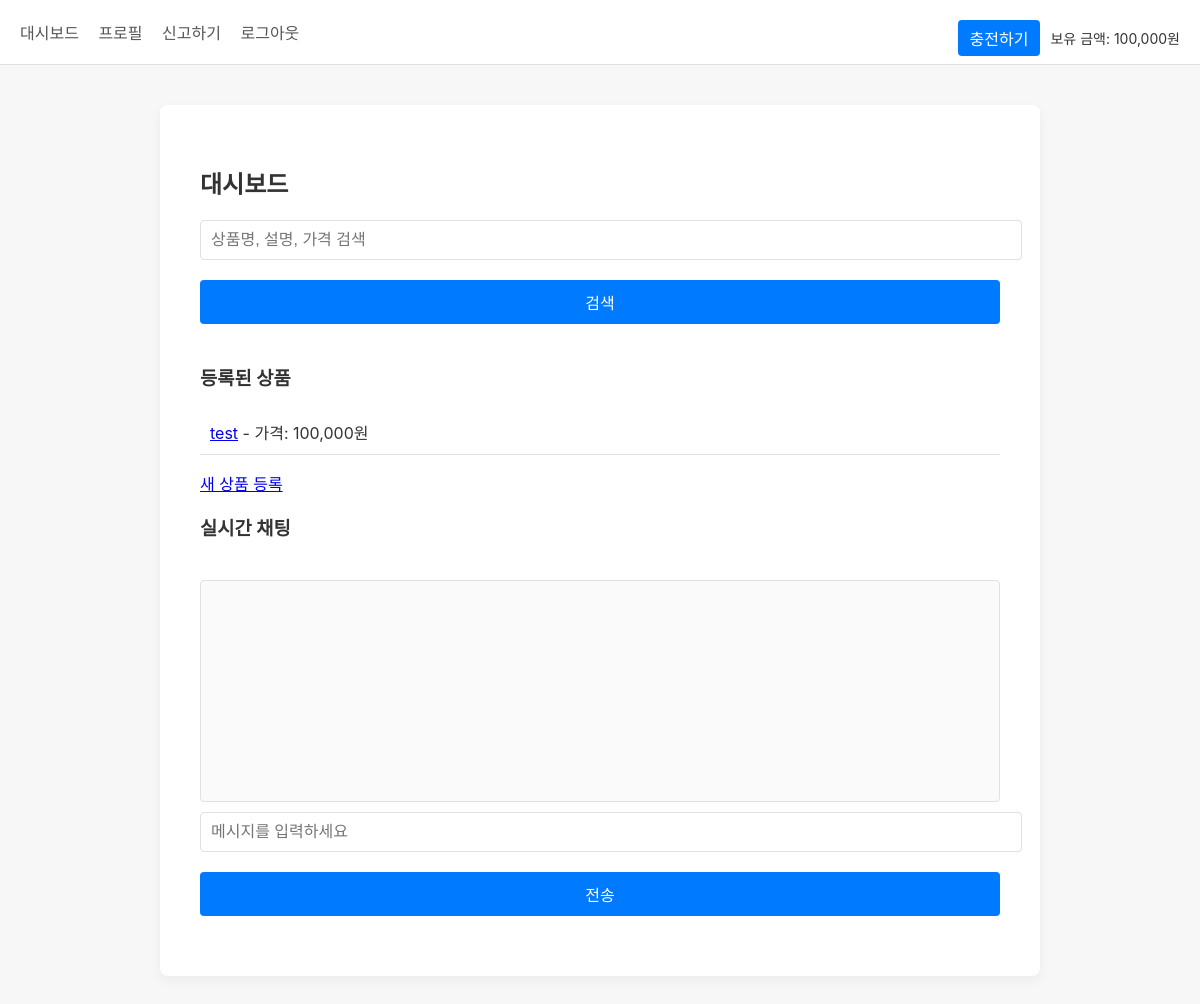
The page /dashboard (signed in) on the database as committed earlier.
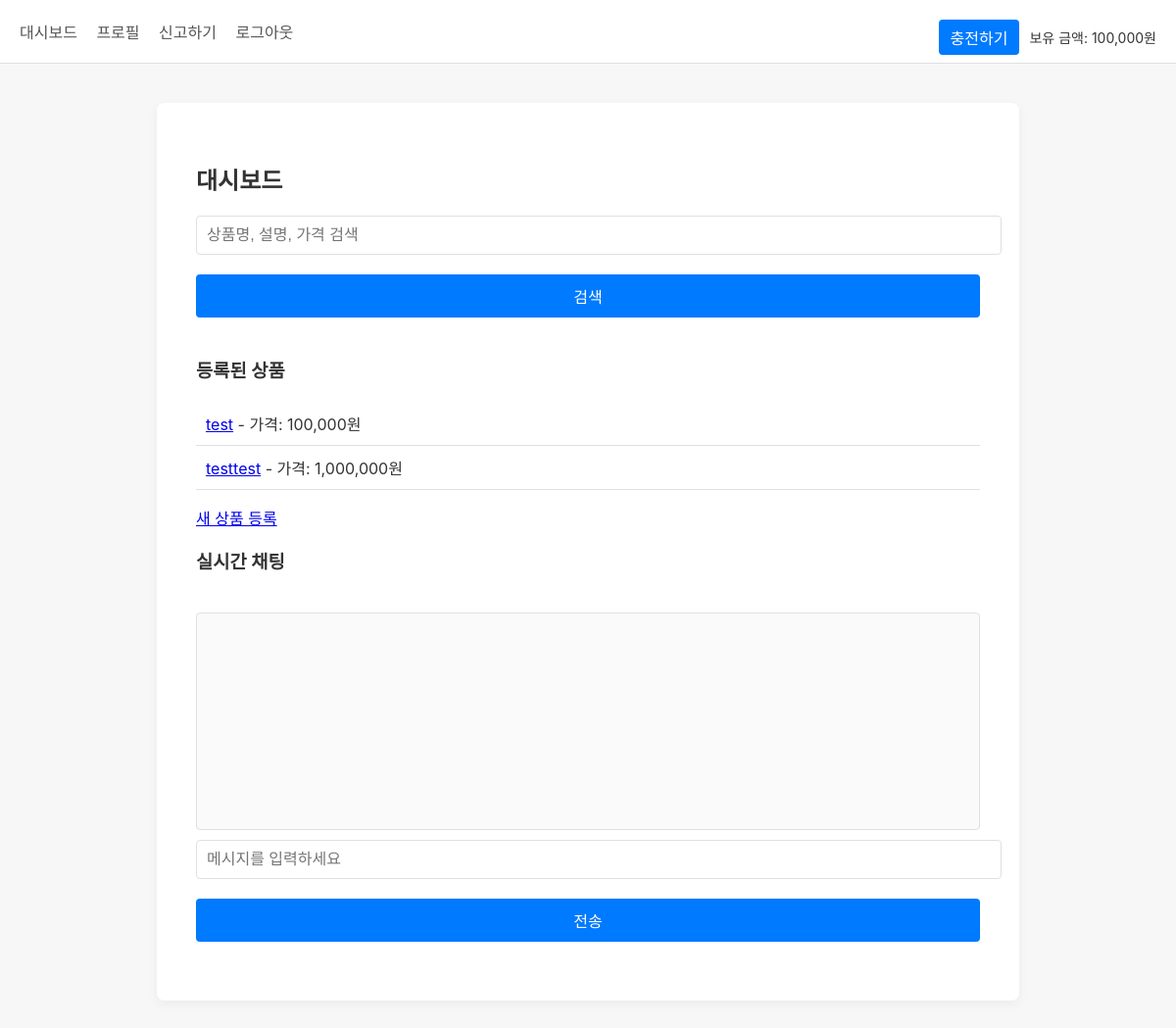
The same page on the database as committed later.
### tables this page shows
CREATE TABLE user (
                id TEXT PRIMARY KEY,
                username TEXT UNIQUE NOT NULL,
                password TEXT NOT NULL,
                bio TEXT,
                cash INTEGER DEFAULT 0,
                ban INTEGER DEFAULT 0,
                is_admin INTEGER DEFAULT 0
            );

CREATE TABLE product (
                id TEXT PRIMARY KEY,
                title TEXT NOT NULL,
                description TEXT NOT NULL,
                price TEXT NOT NULL,
                seller_id TEXT NOT NULL
            );

### app.py (the view)
@app.route('/dashboard')
def dashboard():
    if 'user_id' not in session:
        return redirect(url_for('login'))
    db = get_db()
    cursor = db.cursor()
    cursor.execute("SELECT * FROM user WHERE id = ?", (session['user_id'],))
    current_user = cursor.fetchone()
    keyword = request.args.get('word', '').strip()
    if keyword:
        like = f'%{keyword}%'
        cursor.execute("""
            SELECT product.*, user.username
            FROM product
            JOIN user ON product.seller_id = user.id
            WHERE title LIKE ?
                OR description LIKE ?
                OR price LIKE ?
                OR user.username LIKE ?
        """, (like, like, like, like))
    else:
        cursor.execute("SELECT * FROM product")  # 키워드 없으면 전체 조회
    all_products = cursor.fetchall()
    return render_template(
        'dashboard.html',
        products=all_products,  # 검색 결과 전달
        keyword=keyword  # 템플릿에서 검색어 재사용
    )

### app.py (called while the page is built)
def get_db():
    db = getattr(g, '_database', None)
    if db is None:
        db = g._database = sqlite3.connect(DATABASE)
        db.row_factory = sqlite3.Row  # 결과를 dict처럼 사용하기 위함
    return db

@app.teardown_appcontext
def close_connection(exception):
    db = getattr(g, '_database', None)
    if db is not None:
        db.close()

@app.before_request
def load_user():
    g.user = None
    if 'user_id' in session:
        db = get_db()
        cursor = db.cursor()
        cursor.execute("""
            SELECT id, username, bio, cash, ban, is_admin
            FROM user WHERE id = ?
        """, (session['user_id'],))
        g.user = cursor.fetchone()
    else:
        if request.endpoint not in ('index', 'login', 'register', 'static'):
            return redirect(url_for('login'))

@app.before_request
def load_user():
    g.user = None
    if 'user_id' in session:
        db = get_db()
        cursor = db.cursor()
        cursor.execute("""
            SELECT id, username, bio, cash, ban, is_admin
            FROM user WHERE id = ?
        """, (session['user_id'],))
        g.user = cursor.fetchone()

@app.context_processor
def inject_user():
    return dict(user=g.user)

@app.template_filter('comma')
def comma_format(value):
    try:
        return f"{int(value):,}"
    except (ValueError, TypeError):
        return value

### templates/dashboard.html (shortened to what this page needs)
{% extends "base.html" %}
{% block content %}
<h2>대시보드</h2>
<form method="get" action="{{ url_for('dashboard') }}">
  <input type="text" name="word" placeholder="상품명, 설명, 가격 검색" value="{{ keyword or '' }}">
  <button type="submit">검색</button>
</form>
<h3>등록된 상품</h3>
<ul>
  {% for product in products %}
    <li>
      <a href="{{ url_for('view_product', product_id=product.id) }}">{{ product.title }}</a>
      - 가격: {{ product.price|comma }}원
    </li>
  {% endfor %}
</ul>
<p><a href="{{ url_for('new_product') }}">새 상품 등록</a></p>
<h3>실시간 채팅</h3>
<div id="chat">
  <ul id="messages"></ul>
  <input id="chat_input" type="text" placeholder="메시지를 입력하세요">
  <button onclick="sendMessage()">전송</button>
</div>
{% endblock %}

### templates/base.html (shortened to what this page needs)
<!DOCTYPE html>
<html lang="ko">
<head>
</head>
<body>
  <nav>
    <div>
      {% if session.get('user_id') %}
        <a href="{{ url_for('dashboard') }}">대시보드</a>
        <a href="{{ url_for('profile') }}">프로필</a>
        <a href="{{ url_for('report') }}">신고하기</a>
        <a href="{{ url_for('logout') }}">로그아웃</a>
      {% else %}
        <a href="{{ url_for('login') }}">로그인</a>
        <a href="{{ url_for('register') }}">회원가입</a>
      {% endif %}
    </div>
    {% if user %}
    <div style="position: absolute; top: 20px; right: 20px; display: flex; align-items: center; gap: 10px;">
      <form action="{{ url_for('charge') }}" method="get" style="margin: 0;">
        <button type="submit" style="padding: 6px 12px; margin: 0; width: auto; background-color: #007AFF; color: white; border: none; border-radius: 4px; cursor: pointer;">
          충전하기
        </button>
      </form>
      <span style="white-space: nowrap; font-size: 14px;">보유 금액: {{ user.cash|comma }}원</span>
    </div>
    {% endif %}
  </nav>
  <div class="container">
    {% block content %}{% endblock %}
  </div>
</body>
</html>

### templates/base.html (style rules this page uses)
body { background-color: #F7F7F7; font-family: -apple-system, BlinkMacSystemFont, "Segoe UI", Roboto, Helvetica, Arial, sans-serif; margin: 0; padding: 0; color: #333; }
nav { background-color: #fff; padding: 20px; border-bottom: 1px solid #e0e0e0; }
nav a { text-decoration: none; color: #555; margin-right: 15px; font-weight: 500; }
.container { max-width: 800px; margin: 40px auto; background-color: #fff; padding: 40px; box-shadow: 0 4px 12px rgba(0, 0, 0, 0.05); border-radius: 8px; }
h1, h2, h3 { font-weight: 600; margin-bottom: 20px; }
input, textarea, button { width: 100%; padding: 10px; margin-bottom: 20px; border: 1px solid #e0e0e0; border-radius: 4px; font-size: 16px; }
button { background-color: #007AFF; color: #fff; border: none; cursor: pointer; transition: background-color 0.2s; }
ul { list-style: none; padding: 0; }
li { padding: 10px; border-bottom: 1px solid #e0e0e0; }
#chat { margin-top: 40px; }
#messages { height: 200px; overflow-y: auto; border: 1px solid #e0e0e0; padding: 10px; border-radius: 4px; margin-bottom: 10px; background-color: #fafafa; }

Rows that differ between the two databases and show on the page:
added product: title "testtest", price|comma "1,000,000"
